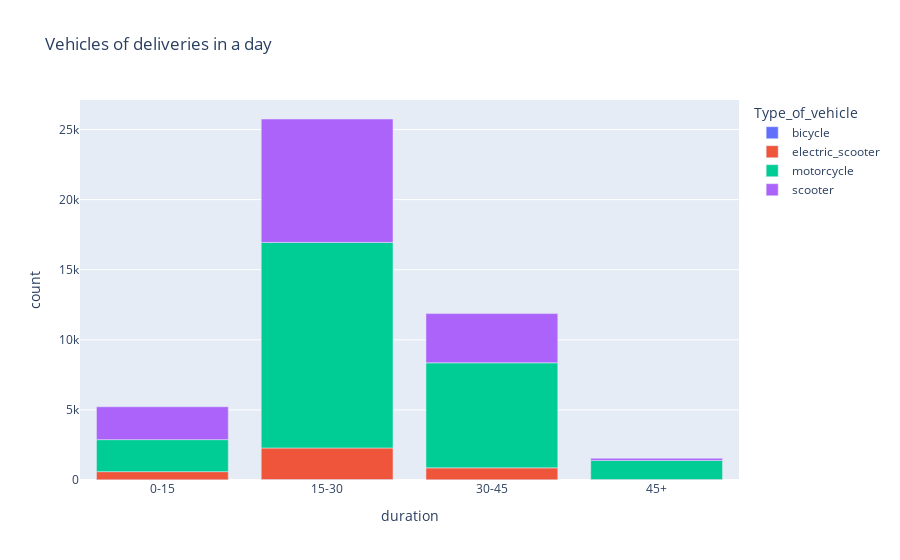

The code cell stored with this chart in its notebook:
### Code cell
# It will be much easier to distinguish the distribution in a bar chart
fig = px.bar( df2, x = "duration",   y ="count" , color = "Type_of_vehicle" , title="Vehicles of deliveries in a day")
fig.show()

# So it seems motorcycles are very widespread among the delivery vehicles
# Second place belongs to electric scooter which are prefered mostly in short range deliveries as it seems.
# The area of electric scooters almost equal to motorcycles' are in 0-15 min deliveries but the difference starts to
#increase when the delivery duration increases.

### Figure 1 — Plotly figure (JSON) as saved in the notebook; plotly's stock layout.template omitted (floating-point values rounded to 4 significant figures)
{"data": [{"alignmentgroup": "True", "hovertemplate": "Type_of_vehicle=bicycle <br>duration=%{x}<br>count=%{y}<extra></extra>", "legendgroup": "bicycle ", "marker": {"color": "#636efa", "pattern": {"shape": ""}}, "name": "bicycle ", "offsetgroup": "bicycle ", "orientation": "v", "showlegend": true, "textposition": "auto", "type": "bar", "x": ["0-15", "15-30", "30-45", "45+"], "xaxis": "x", "y": [9, 34, 18, 2], "yaxis": "y"}, {"alignmentgroup": "True", "hovertemplate": "Type_of_vehicle=electric_scooter <br>duration=%{x}<br>count=%{y}<extra></extra>", "legendgroup": "electric_scooter ", "marker": {"color": "#EF553B", "pattern": {"shape": ""}}, "name": "electric_scooter ", "offsetgroup": "electric_scooter ", "orientation": "v", "showlegend": true, "textposition": "auto", "type": "bar", "x": ["0-15", "15-30", "30-45", "45+"], "xaxis": "x", "y": [587, 2250, 847, 33], "yaxis": "y"}, {"alignmentgroup": "True", "hovertemplate": "Type_of_vehicle=motorcycle <br>duration=%{x}<br>count=%{y}<extra></extra>", "legendgroup": "motorcycle ", "marker": {"color": "#00cc96", "pattern": {"shape": ""}}, "name": "motorcycle ", "offsetgroup": "motorcycle ", "orientation": "v", "showlegend": true, "textposition": "auto", "type": "bar", "x": ["0-15", "15-30", "30-45", "45+"], "xaxis": "x", "y": [2283, 14665, 7493, 1363], "yaxis": "y"}, {"alignmentgroup": "True", "hovertemplate": "Type_of_vehicle=scooter <br>duration=%{x}<br>count=%{y}<extra></extra>", "legendgroup": "scooter ", "marker": {"color": "#ab63fa", "pattern": {"shape": ""}}, "name": "scooter ", "offsetgroup": "scooter ", "orientation": "v", "showlegend": true, "textposition": "auto", "type": "bar", "x": ["0-15", "15-30", "30-45", "45+"], "xaxis": "x", "y": [2344, 8800, 3511, 154], "yaxis": "y"}], "layout": {"barmode": "relative", "legend": {"title": {"text": "Type_of_vehicle"}, "tracegroupgap": 0}, "title": {"text": "Vehicles of deliveries in a day"}, "xaxis": {"anchor": "y", "domain": [0, 1], "title": {"text": "duration"}}, "yaxis": {"anchor": "x", "domain": [0, 1], "title": {"text": "count"}}}}
